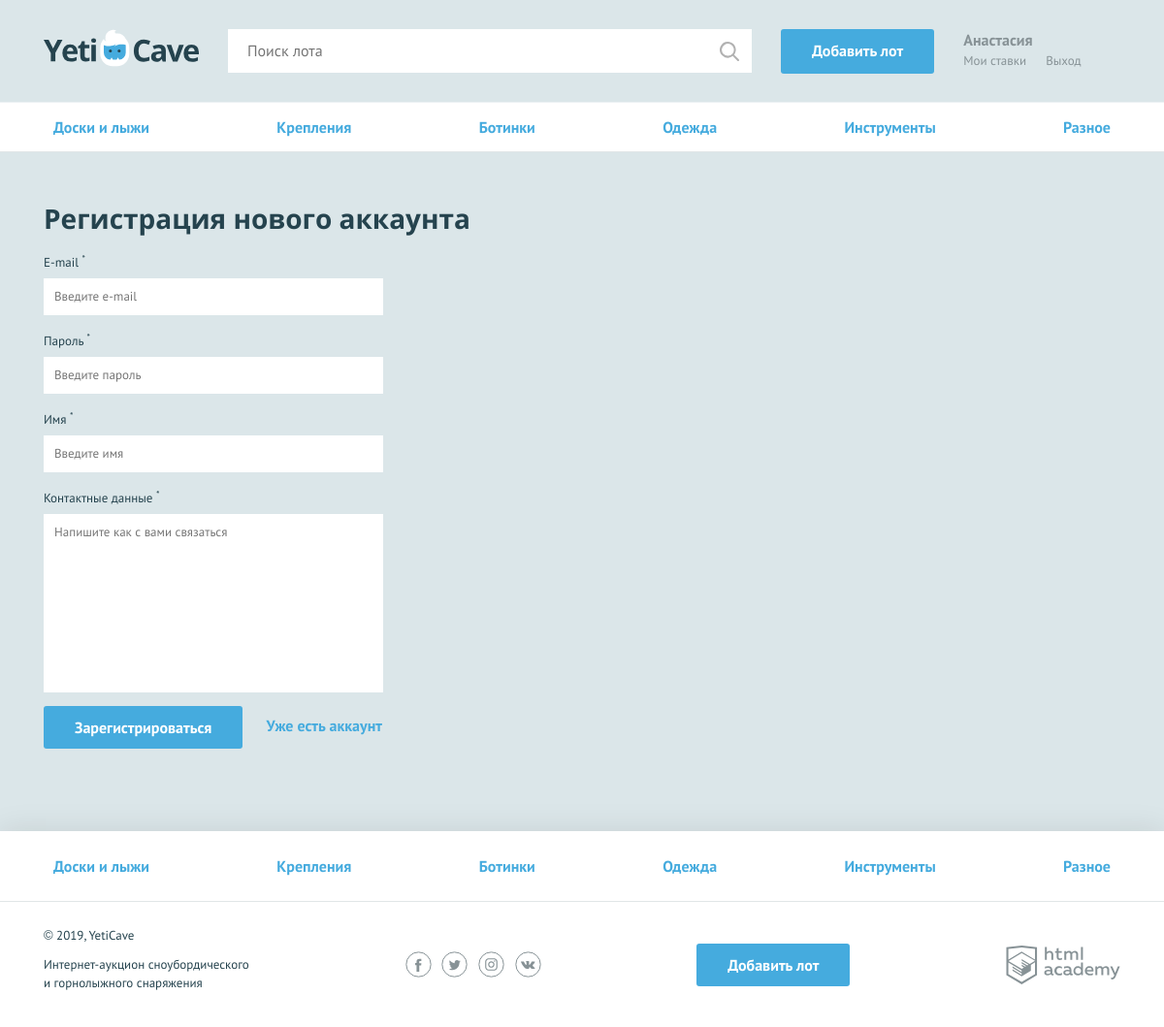
/register.php, run on the app's committed database.
### tables this page shows
CREATE TABLE categories (
  id BIGINT UNSIGNED AUTO_INCREMENT PRIMARY KEY,
  name VARCHAR(255) NOT NULL,
  slug VARCHAR(255) NOT NULL UNIQUE
);

### utils/helpers.php (called while the page is built, shortened)
<?php
function include_template($name, array $data = []) {
    $name = 'templates/' . $name;
    extract($data);
    require $name;
    $result = ob_get_clean();
    return $result;
}

### repository/sql-categories.php (called while the page is built, shortened)
<?php
function get_categories(mysqli $con)
{
    $sql_categories = <<<SQL
        SELECT name, slug
        FROM categories
    SQL;
    $result_categories = mysqli_query($con, $sql_categories);
    $categories = mysqli_fetch_all($result_categories, MYSQLI_ASSOC);
    return $categories;
}

### utils/data.php (called while the page is built)
<?php
$is_auth = rand(0, 1);
$user_name = 'Анастасия';

### templates/register-main.php (the view, shortened to what this page needs)
<nav class="nav">
    <ul class="nav__list container">
        <?php foreach ($categories as $category): ?>
            <li class="nav__item">
                <a href="all-lots.html"><?= htmlspecialchars($category['name']) ?></a>
            </li>
        <?php endforeach; ?>
    </ul>
</nav>
<form class="form container <?= !empty($errors) ? 'form--invalid' : '' ?>" action="register.php" method="post" autocomplete="off">
    <h2>Регистрация нового аккаунта</h2>
    <div class="form__item <?= !empty($errors['email']) ? 'form__item--invalid' : '' ?>">
        <label for="email">E-mail <sup>*</sup></label>
        <input id="email" type="text" name="email" placeholder="Введите e-mail" value="<?= htmlspecialchars($form_fields['email'] ?? '') ?>">
    </div>
    <div class="form__item <?= !empty($errors['password']) ? 'form__item--invalid' : '' ?>">
        <label for="password">Пароль <sup>*</sup></label>
        <input id="password" type="password" name="password" placeholder="Введите пароль">
    </div>
    <div class="form__item <?= !empty($errors['name']) ? 'form__item--invalid' : '' ?>">
        <label for="name">Имя <sup>*</sup></label>
        <input id="name" type="text" name="name" placeholder="Введите имя" value="<?= htmlspecialchars($form_fields['name'] ?? '') ?>">
    </div>
    <div class="form__item <?= !empty($errors['message']) ? 'form__item--invalid' : '' ?>">
        <label for="message">Контактные данные <sup>*</sup></label>
        <textarea id="message" name="message" placeholder="Напишите как с вами связаться"><?= htmlspecialchars($form_fields['message'] ?? '') ?></textarea>
    </div>
    <button type="submit" class="button">Зарегистрироваться</button>
    <a class="text-link" href="#">Уже есть аккаунт</a>
</form>

### templates/layout.php (shortened to what this page needs)
<!DOCTYPE html>
<html lang="ru">
<head>
    <link href="../css/normalize.min.css" rel="stylesheet">
    <link href="../css/style.css" rel="stylesheet">
</head>
<body>
    <div class="page-wrapper">
        <header class="main-header">
            <div class="main-header__container container">
                <a class="main-header__logo" href="./../index.php">
                    <img src="../img/logo.svg" width="160" height="39" alt="Логотип компании YetiCave">
                </a>
                <form class="main-header__search" method="get" action="https://echo.htmlacademy.ru" autocomplete="off">
                    <input type="search" name="search" placeholder="Поиск лота">
                    <input class="main-header__search-btn" type="submit" name="find" value="Найти">
                </form>
                <?php if ($is_auth): ?>
                    <a class="main-header__add-lot button" href="./../add.php">Добавить лот</a>
                <?php endif; ?>
                <nav class="user-menu">
                    <?php if ($is_auth === 1): ?>
                        <div class="user-menu__logged">
                            <p><?= htmlspecialchars($user_name) ?></p>
                            <a class="user-menu__bets" href="pages/my-bets.html">Мои ставки</a>
                            <a class="user-menu__logout" href="#">Выход</a>
                        </div>
                    <?php endif; ?>
                </nav>
            </div>
        </header>
        <main><?= $content ?></main>
    </div>
    <footer class="main-footer">
        <nav class="nav">
            <ul class="nav__list container">
                <?php foreach ($categories as $category): ?>
                    <li class="nav__item">
                        <a href="pages/all-lots.html"><?= htmlspecialchars($category['name']) ?></a>
                    </li>
                <?php endforeach; ?>
            </ul>
        </nav>
        <div class="main-footer__bottom container">
            <div class="main-footer__copyright">
                <p>© 2019, YetiCave</p>
                <p>Интернет-аукцион сноубордического и горнолыжного снаряжения</p>
            </div>
            <div class="main-footer__social social">
                <a class="social__link social__link--facebook" href="#">
                </a>
                <a class="social__link social__link--twitter" href="#">
                </a>
                <a class="social__link social__link--instagram" href="#">
                </a>
                <a class="social__link social__link--vkontakte" href="#">
                </a>
            </div>
            <?php if ($is_auth): ?>
                <a class="main-footer__add-lot button" href="./../add.php">Добавить лот</a>
            <?php endif; ?>
            <div class="main-footer__developed-by">
                <a class="logo-academy" href="https://htmlacademy.ru/intensive/php">
                </a>
            </div>
        </div>
    </footer>
</body>
</html>

### css/style.css (style rules this page uses)
html, body { height: 100%; }
.page-wrapper { display: flex; flex-direction: column; min-height: 100%; margin-bottom: -202px; }
.page-wrapper::after { content: ""; display: block; }
.page-wrapper::after { height: 85px; }
main { margin-bottom: 202px; }
body { min-width: 1140px; background-color: #dbe6e9; font-family: "PT Sans", sans-serif; font-weight: 400; font-size: 16px; line-height: 26px; color: #25434e; }
a { text-decoration: none; }
h2 { margin: 0; font-family: "Open Sans", sans-serif; font-size: 28px; line-height: 35px; font-weight: 700; }
.text-link { font-weight: 700; color: #45abde; }
.container { width: 1110px; margin: 0 auto; padding: 0 15px; }
.button { display: block; padding: 9px 32px; background-color: #45abde; color: #ffffff; text-align: center; font-weight: 700; border: none; border-radius: 3px; }
.main-header { padding: 30px 0 29px; border-bottom: 1px solid rgba(255, 255, 255, 0.5); }
.main-header__container { display: -webkit-flex; display: -ms-flexbox; display: flex; -webkit-justify-content: flex-start; -ms-flex-pack: start; justify-content: flex-start; }
.main-header__logo { display: block; margin-right: 30px; }
.main-header__search { position: relative; width: 540px; margin-right: 30px; }
.main-header__search input[type="search"] { width: 100%; padding: 8px 19px 9px 19px; border: 1px solid #ffffff; }
.main-header__search-btn { content: ""; position: absolute; top: 3px; right: 3px; width: 20px; height: 20px; padding: 20px; background: url("../img/search.svg") center no-repeat; opacity: 0.3; border: 0; font-size: 0; }
.main-header__add-lot { max-width: 160px; margin-right: 30px; }
.user-menu { display: -webkit-flex; display: -ms-flexbox; display: flex; }
.user-menu__logged { color: #879296; line-height: 22px; }
.user-menu__logged p { font-weight: 700; margin: 0; }
.user-menu__logged a { color: #879296; font-size: 13px; font-weight: 400; float: left; }
.user-menu__logged a:last-child { margin-left: 20px; }
.main-footer { background-color: #ffffff; box-shadow: 0 0 30px 0 rgba(0, 0, 0, 0.1); }
.main-footer__bottom { display: -webkit-flex; display: -ms-flexbox; display: flex; -webkit-justify-content: space-between; -ms-flex-pack: justify; justify-content: space-between; -webkit-align-items: center; -ms-flex-align: center; align-items: center; padding: 25px 0; }
.main-footer__copyright { max-width: 212px; }
.main-footer__copyright p { margin: 0; margin-bottom: 11px; font-size: 13px; line-height: 19px; }
.main-footer__social { width: 140px; }
.social { display: -webkit-flex; display: -ms-flexbox; display: flex; -webkit-justify-content: space-between; -ms-flex-pack: justify; justify-content: space-between; -webkit-flex-wrap: wrap; -ms-flex-wrap: wrap; flex-wrap: wrap; }
.social__link { width: 27px; height: 27px; }
.logo-academy { display: block; width: 118px; height: 40px; }
.nav { background-color: #ffffff; border-bottom: 1px solid #e1e6e7; }
.nav__list { display: -webkit-flex; display: -ms-flexbox; display: flex; -webkit-justify-content: space-between; -ms-flex-pack: justify; justify-content: space-between; -webkit-flex-wrap: wrap; -ms-flex-wrap: wrap; flex-wrap: wrap; list-style: none; }
.nav__item a { position: relative; display: block; padding: 12px 10px; font-weight: 700; color: #45abde; }
.nav__item a::before { content: ""; display: none; position: absolute; bottom: 0; width: calc(100% - 20px); height: 3px; background-color: #e2e5e6; }
.main-footer .nav__item a { padding: 23px 10px; }
.form { padding-top: 51px; }
.form h2 { padding-bottom: 15px; }
.form__item { width: 350px; margin: 0; margin-bottom: 14px; font-size: 13px; }
.form__item label { display: block; margin-bottom: 3px; }
.form__item input, .form__item textarea { display: block; width: 100%; padding: 5px 10px; border: 1px solid #ffffff; box-sizing: border-box; }
.form__item textarea { min-height: 184px; resize: none; }
.form .button { display: inline-block; vertical-align: middle; margin-right: 20px; }

### data on the page
categories: name "Доски и лыжи"
categories: name "Крепления"
categories: name "Ботинки"
categories: name "Одежда"
categories: name "Инструменты"
categories: name "Разное"

### other printed values
$user_name "Анастасия"
